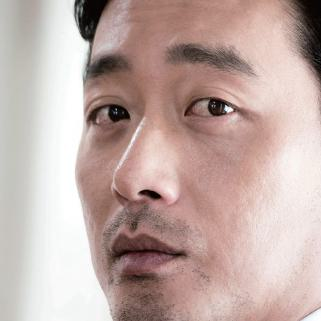
#> input picture chapter08_Face_detection/images_croped/croped122.jpg, 321 x 321 px; its folder holds only this picture in this run
$ python step02_croped_image_reshape.py
#> lines starting #> are read from the running program, lines starting #| are printed output that depends on the picture
# -*- coding: utf-8 -*-
"""
croped image resize(100x100)
"""

from glob import glob # (*.jpg)
from PIL import Image # image file read
import numpy as np
from skimage import io


# 폴더 경로
path = r'C:\ITWILL\6_DeepLearning\workspace\chapter08_Face_detection'
image_path = path + "/images_croped" # image path


# 이미지 크기 규격화 함수
def imgReshape() :
    img_reshape = [] # image save

    for file in glob(image_path + "/*.jpg") :
        img = Image.open(file) # image read
#> img is the input picture: PIL image 321x321 RGB; mean R, G, B 192.7, 170.9, 165.5

        # image 규격화
        img = img.resize( (100, 100) )
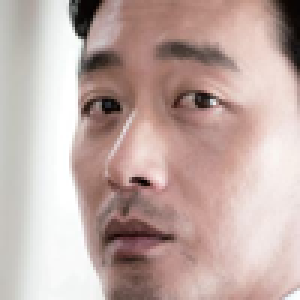
#> img: PIL image 100x100 RGB (shown 3 times larger); mean R, G, B 192.7, 170.9, 165.5

        # PIL -> numpy
        img_data = np.array(img)
        img_reshape.append(img_data)

    return np.array(img_reshape) # list -> numpy

# 함수 호출
img_reshape = imgReshape()
img_reshape.shape

size = img_reshape.shape[0]
#> size = 1

for i in range(size) :
    img = img_reshape[i]
    io.imsave(image_path + '/croped_resize'+str(i+101)+'.jpg', img)


$ run again, on chapter08_Face_detection/images_croped/croped123.jpg
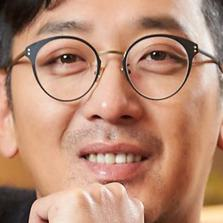
#> input picture chapter08_Face_detection/images_croped/croped123.jpg, 223 x 223 px
#> in imgReshape, img is the input picture: PIL image 223x223 RGB; mean R, G, B 184.9, 140.2, 117.5
#> in imgReshape, `img = img.resize( (100, 100) )`:
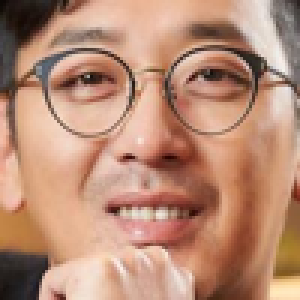
#> img: PIL image 100x100 RGB (shown 3 times larger); mean R, G, B 184.9, 140.2, 117.5
